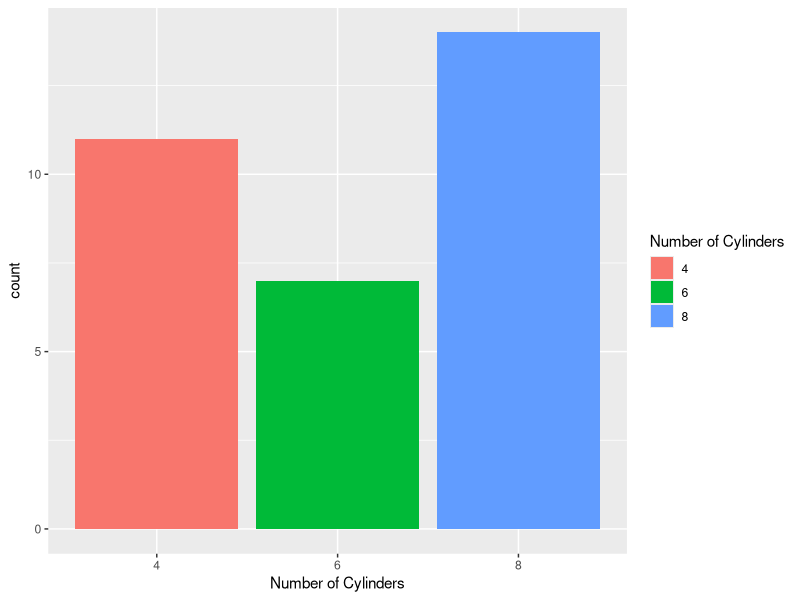
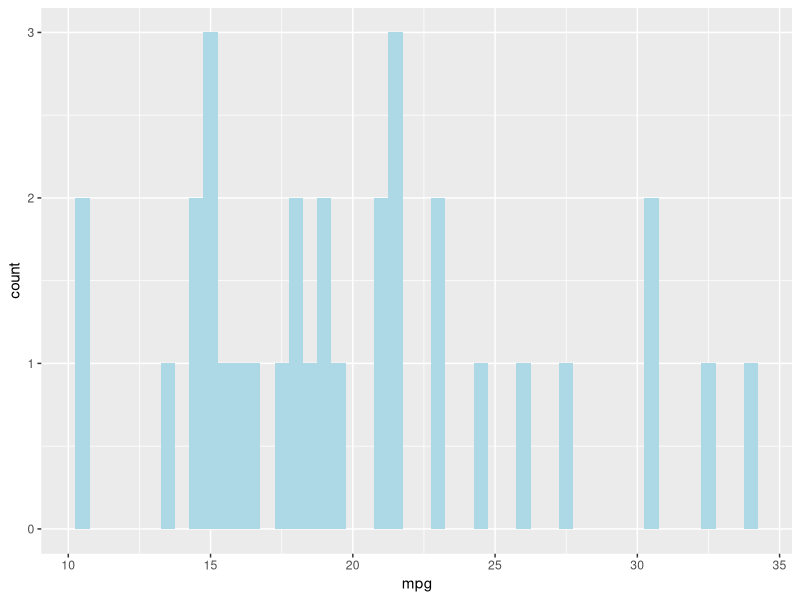
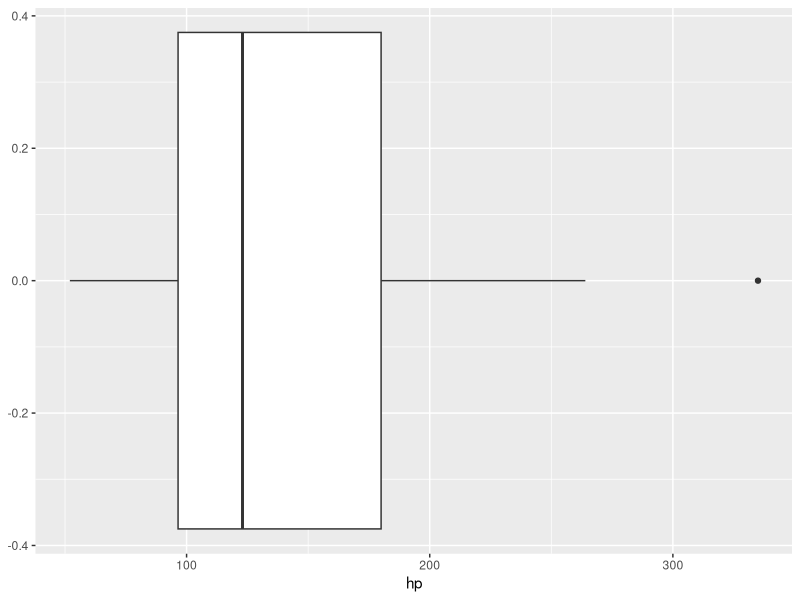
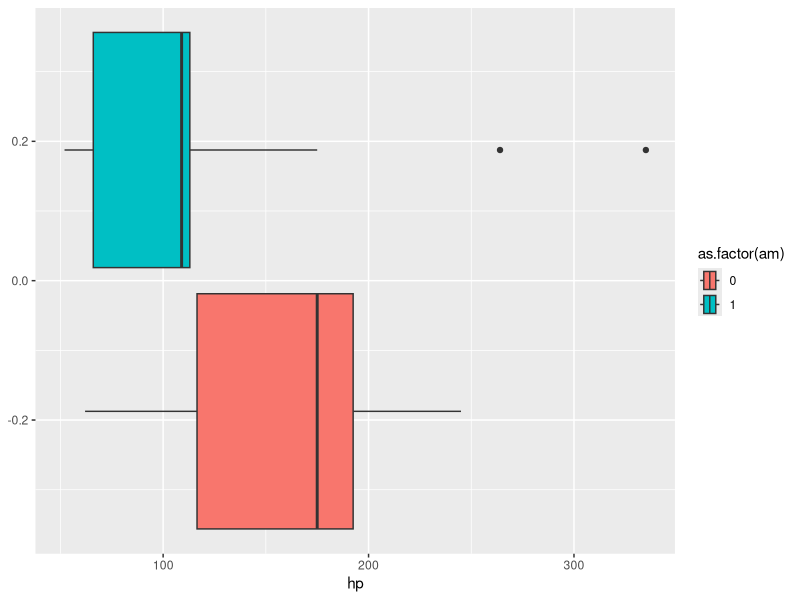
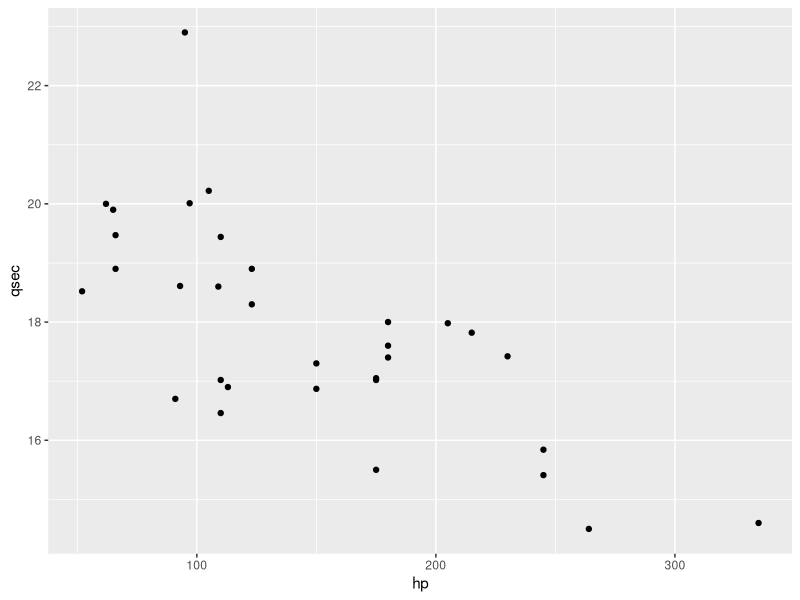
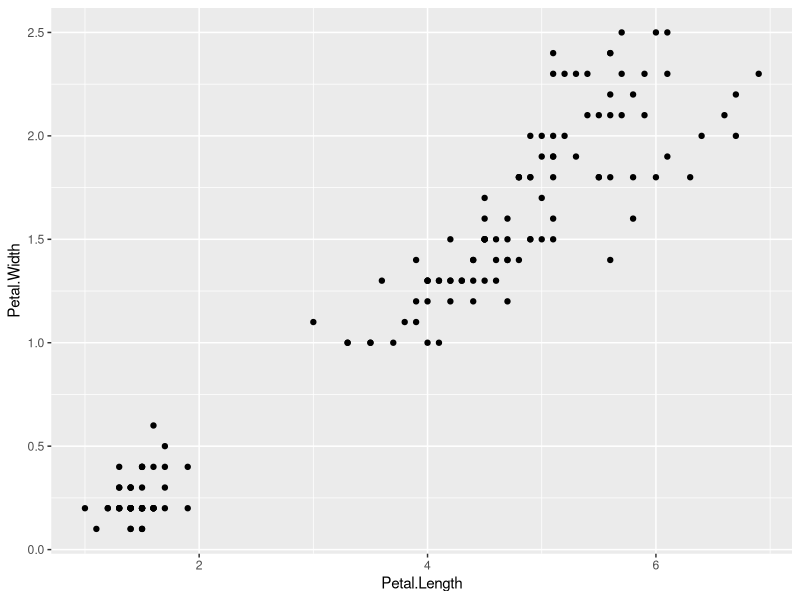
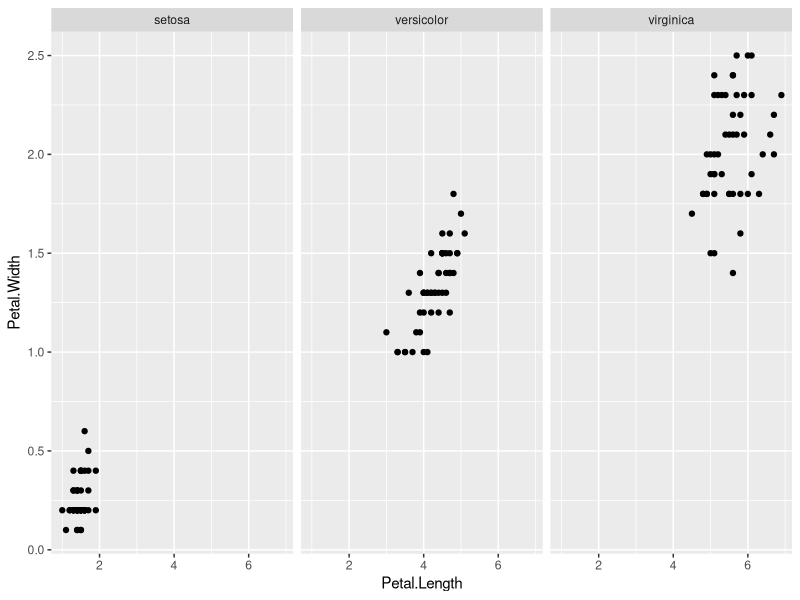
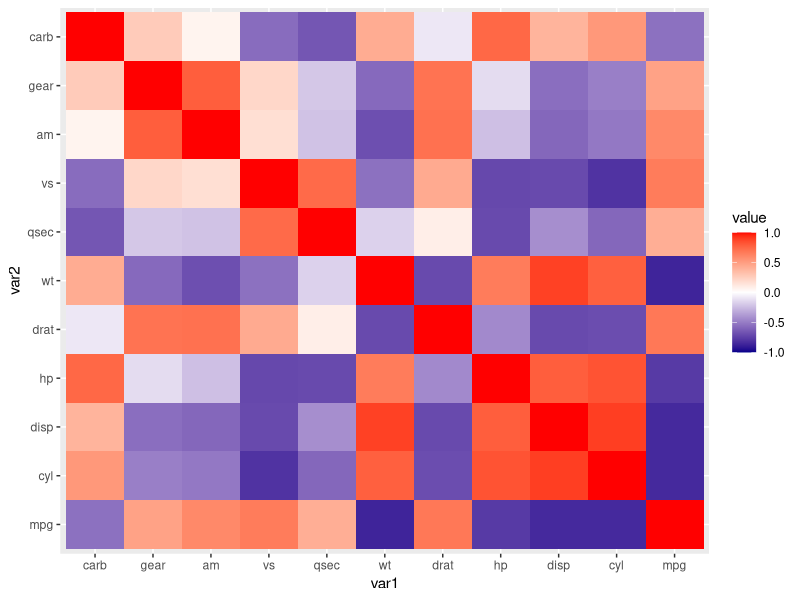

Write R code to recreate these figures, in order.
## ---- chunk 1
# save it into our library
mtcars <- mtcars
print(head(mtcars))
## ---- chunk 2
table(mtcars$cyl)
## ---- chunk 3
mode <- function(x) {
  names(sort(-table(x)))[1]
}

mode(mtcars$cyl)
## ---- chunk 4
library(tidyverse)
ggplot(data = mtcars, aes(x=as.factor(cyl)))+
  geom_bar(aes(fill=as.factor(cyl)))+
  labs(x="Number of Cylinders", 
       fill = "Number of Cylinders")
## ---- chunk 5
ggplot(data=mtcars)+
  geom_histogram(aes(x=mpg), fill="lightblue", binwidth=0.5)
## ---- chunk 6
mtcars %>% 
  count(cut_width(mpg, 0.5))
## ---- chunk 7
ggplot(data=mtcars, aes(x=hp))+
  geom_boxplot()
## ---- chunk 8
ggplot(data=mtcars, aes(x=hp))+
  geom_boxplot(aes(fill=as.factor(am)))
## ---- chunk 9
mtcars <- mtcars %>%
  mutate(
    Q1 = quantile(hp, 0.25),      # 25th percentile
    Q3 = quantile(hp, 0.75),      # 75th percentile
    IQR = Q3 - Q1,                 # Interquartile range
    lower_bound = Q1 - 1.5 * IQR,  # lower cutoff
    upper_bound = Q3 + 1.5 * IQR,  # upper cutoff
    outlier_iqr = ifelse(hp < lower_bound | hp > upper_bound, 1, 0)
  )

print(mtcars %>% filter(outlier_iqr == 1))
## ---- chunk 10
mtcars <- mtcars %>%
  mutate(zscore_hp = as.numeric(scale(hp)),
         outlier_zscore = ifelse(abs(zscore_hp) > 2, 1, 0))

print(mtcars %>% filter(outlier_zscore == 1))
## ---- chunk 11
mtcars <- mtcars %>%
  mutate(
    outlier_pct = ifelse(hp > quantile(hp, 0.95), 1, 0)
  )

print(mtcars %>% filter(outlier_pct == 1))
## ---- chunk 12
scatter <- ggplot(data = mtcars,
                  aes(x = hp, 
                      y = qsec))+
           geom_point()
## ---- chunk 13
cov(mtcars$hp, mtcars$qsec)
cor(mtcars$hp, mtcars$qsec)
## ---- chunk 14
scatter
## ---- chunk 15
# outliers that are < or > IQR*1.5
head(mtcars %>% filter(outlier_iqr == 1))

# outliers that are > 95th percentile
head(mtcars %>% filter(outlier_pct == 1))
## ---- chunk 16
cor(mtcars$hp, mtcars$qsec)
## ---- chunk 17
cor(mtcars$hp[mtcars$outlier_iqr != 1], 
    mtcars$qsec[mtcars$outlier_iqr != 1])
## ---- chunk 18
cor(mtcars$hp[mtcars$outlier_pct != 1], 
    mtcars$qsec[mtcars$outlier_pct != 1])
## ---- chunk 19
cor(iris$Petal.Length, iris$Petal.Width)
## ---- chunk 20
ggplot(data = iris, aes(x=Petal.Length, y=Petal.Width))+
  geom_point()
## ---- chunk 21
cor_group <- iris %>%
    group_by(Species) %>%
    summarize(correlation = cor(Petal.Length, Petal.Width))

print(cor_group)
## ---- chunk 22
ggplot(data = iris, aes(x=Petal.Length, y=Petal.Width))+
  geom_point()+facet_wrap(~Species)
## ---- chunk 23
mtcars <- mtcars %>% select(mpg, cyl, disp, hp, drat, wt, qsec, vs, am, gear, carb)
cor_matrix <- round(cor(mtcars),2)
cor_matrix
## ---- chunk 24
cor_matrix <- as.data.frame(cor_matrix)
cor_matrix$var1 <- row.names(cor_matrix)
head(cor_matrix, 3)
## ---- chunk 25
cor_matrix <- pivot_longer(cor_matrix, 
                           cols = colnames(mtcars), 
                           names_to = "var2")
cor_matrix$var1 <- factor(cor_matrix$var1, 
                          levels = rev(colnames(mtcars)))
cor_matrix$var2 <- factor(cor_matrix$var2, 
                          levels = colnames(mtcars))
## ---- chunk 26
# create a correlation matrix heatmap 
heatmap <- ggplot(cor_matrix, aes(x = var1, 
                                  y = var2, 
                                  fill = value))+
  geom_tile()+
  scale_fill_gradient2(
    low = "darkblue",  
    mid = "white",     
    high = "red",      
    midpoint = 0,      
    limits = c(-1, 1))  

print(heatmap)
## ---- chunk 27
library(corrplot)
cor_mat <- cor(mtcars)
corrplot(cor_mat)
## ---- chunk 28
hist(diamonds$price, col = "blue")
## ---- chunk 29
hist(log(diamonds$price), col="blue")
## ---- chunk 30
hist(sqrt(diamonds$price), col="blue")
## ---- chunk 31
ggplot(diamonds, aes(x = carat, y = price)) +
  geom_point() +
  labs(title = "Carat vs Price (Raw)")

## ---- chunk 32
ggplot(diamonds, aes(x = log(carat), y = log(price))) +
  geom_point(alpha = 0.3, col = "blue") +
  labs(title = "Carat vs Price (Log)")
## ---- chunk 33
cor(diamonds$carat, diamonds$price)
## ---- chunk 34
cor(log(diamonds$carat), log(diamonds$price))
## ---- chunk 35
ggplot(diamonds, aes(x = carat, y = price)) +
  geom_point() +
  labs(title = "Carat vs Price (Raw)")
## ---- chunk 36
ggplot(diamonds, aes(x = log(carat), y = log(price))) +
  geom_point(alpha = 0.3, col = "blue") +
  labs(title = "Carat vs Price (Log)")
## ---- chunk 37
pretty_lm <- function(model) {
  s <- summary(model)
  cat("Model Formula:", deparse(formula(model)), "\n\n")
  cat("R-squared:", round(s$r.squared, 3), "\n")
  cat("Adj R-squared:", round(s$adj.r.squared, 3), "\n")
  cat("Residual Std Error:", round(s$sigma, 3), "\n\n")
  print(coef(s))
}

## ---- chunk 38
pretty_lm(lm(price ~ carat,
             data = diamonds))
## ---- chunk 39
pretty_lm(lm(log(price) ~ log(carat), 
          data = diamonds))
